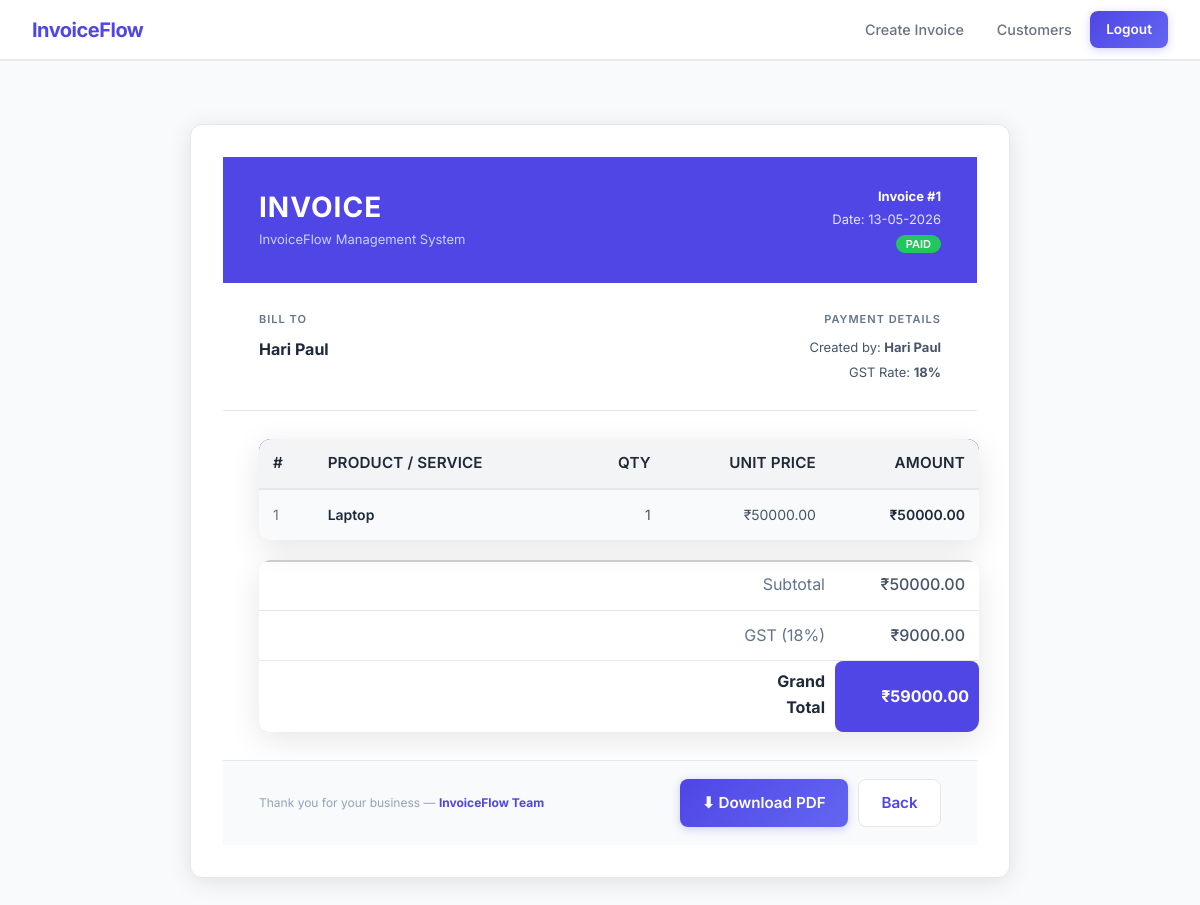
Before: /invoice/1 (signed in) with the older database file.
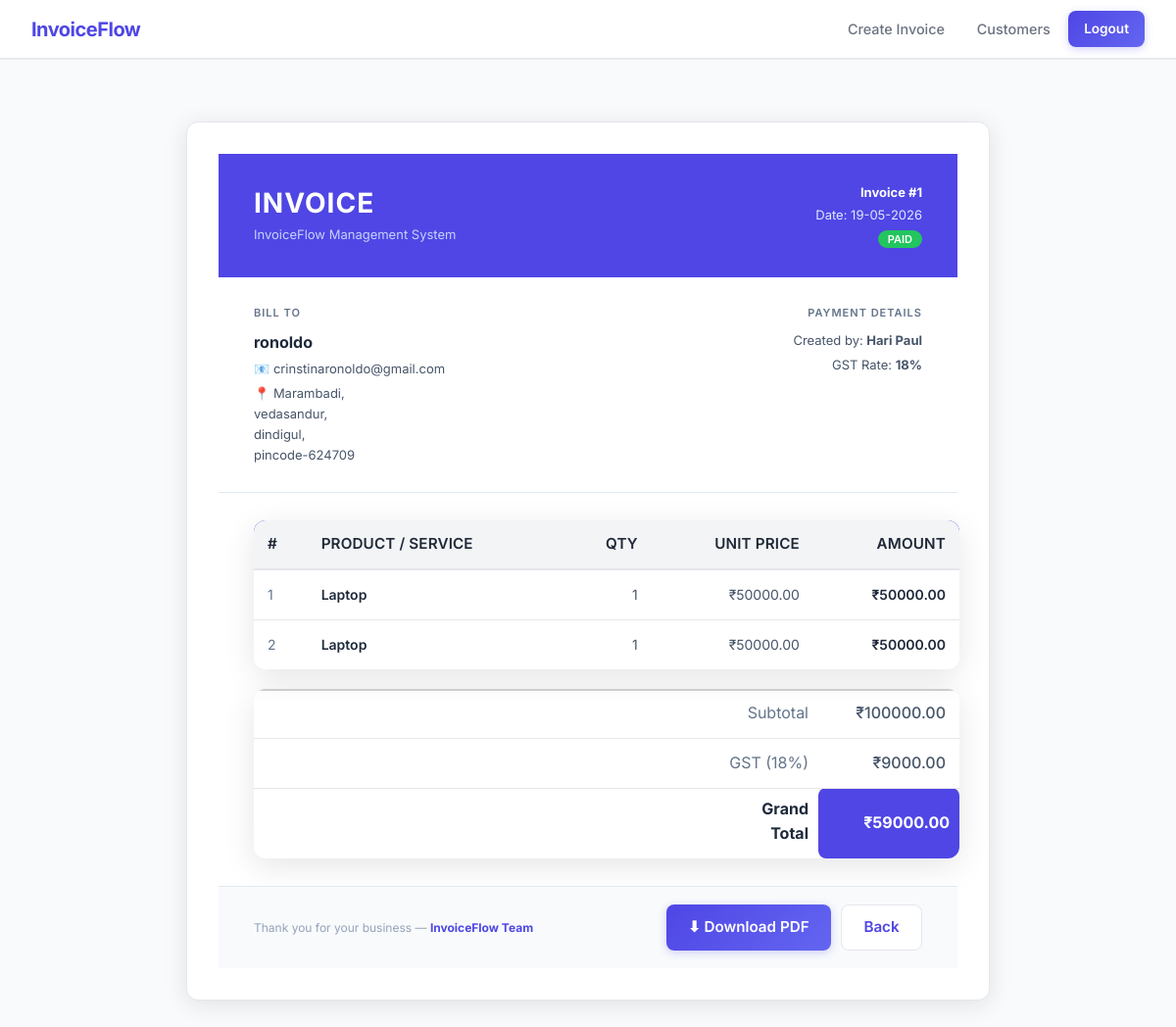
After: the same page with the newer database file.
### tables this page shows
CREATE TABLE invoices (
            id INTEGER PRIMARY KEY AUTOINCREMENT,
            customer_id INTEGER,
            product_id INTEGER,
            customer TEXT NOT NULL,
            product TEXT NOT NULL,
            quantity INTEGER NOT NULL,
            price REAL NOT NULL,
            total REAL NOT NULL,
            date TEXT NOT NULL,
            created_by TEXT, customer_email TEXT DEFAULT "", customer_address TEXT DEFAULT "", gst_rate REAL DEFAULT 0.18, gst_amount REAL DEFAULT 0, last_updated TEXT DEFAULT '',
            FOREIGN KEY (customer_id) REFERENCES users (id),
            FOREIGN KEY (product_id) REFERENCES products (id)
        );

CREATE TABLE invoice_items (
            id         INTEGER PRIMARY KEY AUTOINCREMENT,
            invoice_id INTEGER NOT NULL,
            product_id INTEGER,
            product    TEXT NOT NULL,
            quantity   INTEGER NOT NULL,
            price      REAL NOT NULL,
            gst_rate   REAL NOT NULL DEFAULT 0.18,
            line_total REAL NOT NULL,
            FOREIGN KEY(invoice_id) REFERENCES invoices(id) ON DELETE CASCADE
        );

### app.py (the view, shortened to what this page needs)
@app.route('/invoice/<int:invoice_id>')
def view_invoice(invoice_id):
    if not session.get('username'):
        return redirect(url_for('home'))
    conn = get_db_connection()
    invoice = conn.execute('SELECT * FROM invoices WHERE id = ?', (invoice_id,)).fetchone()
    items = conn.execute(
        'SELECT * FROM invoice_items WHERE invoice_id = ? ORDER BY id', (invoice_id,)
    ).fetchall()
    conn.close()
    return render_template('invoice.html', invoice=dict(invoice), items=[dict(r) for r in items])

### app.py (called while the page is built)
def get_db_connection():
    connection = sqlite3.connect(DATABASE)
    connection.row_factory = sqlite3.Row
    return connection

### templates/invoice.html (shortened to what the changed rows need)
{% extends "base.html" %}
{% block content %}
{% set subtotal = items | sum(attribute='line_total') if items else (invoice['quantity'] * invoice['price']) %}
{% set gst_rate = invoice['gst_rate'] if invoice['gst_rate'] else 0.18 %}
{% set gst_amount = invoice['gst_amount'] if invoice['gst_amount'] else subtotal * gst_rate %}
{% set grand_total = invoice['total'] %}
<div class="invoice-container" style="max-width:820px;margin:2rem auto;background:#fff;border-radius:12px;box-shadow:0 4px 24px rgba(0,0,0,.10);overflow:hidden;">
    <div style="background:#4f46e5;padding:28px 36px;display:flex;justify-content:space-between;align-items:center;">
        <div>
            <h1 style="margin:0;color:#fff;font-size:28px;letter-spacing:1px;">INVOICE</h1>
        </div>
        <div style="text-align:right;color:#e0e7ff;font-size:13px;line-height:1.8;">
            <div><strong style="color:#fff;">Invoice #{{ invoice['id'] }}</strong></div>
            <div>Date: {{ invoice['date'] }}</div>
            <div><span style="background:#22c55e;color:#fff;padding:2px 10px;border-radius:999px;font-size:11px;font-weight:600;">PAID</span></div>
        </div>
    </div>
    <div style="display:grid;grid-template-columns:1fr 1fr;gap:24px;padding:28px 36px;border-bottom:1px solid #e2e8f0;">
        <div>
            <p style="margin:0 0 8px;font-size:11px;text-transform:uppercase;letter-spacing:1px;color:#64748b;font-weight:600;">Bill To</p>
            <p style="margin:0 0 4px;font-size:16px;font-weight:700;color:#1e293b;">{{ invoice['customer'] }}</p>
            {% if invoice['customer_email'] %}
            <p style="margin:0 0 4px;font-size:13px;color:#475569;">📧 {{ invoice['customer_email'] }}</p>
            {% endif %}
            {% if invoice['customer_address'] %}
            <p style="margin:0;font-size:13px;color:#475569;white-space:pre-line;">📍 {{ invoice['customer_address'] }}</p>
            {% endif %}
        </div>
        <div style="text-align:right;">
            <p style="margin:0 0 4px;font-size:13px;color:#475569;">Created by: <strong>{{ invoice['created_by'] or 'System' }}</strong></p>
            <p style="margin:0;font-size:13px;color:#475569;">GST Rate: <strong>{{ (gst_rate * 100)|int }}%</strong></p>
        </div>
    </div>
    <div style="padding:28px 36px 0;">
        <table style="width:100%;border-collapse:collapse;font-size:14px;">
            <thead>
                <tr style="background:#4f46e5;color:#fff;">
                    <th style="padding:12px 14px;text-align:left;border-radius:6px 0 0 0;">#</th>
                    <th style="padding:12px 14px;text-align:left;">Product / Service</th>
                    <th style="padding:12px 14px;text-align:right;">Qty</th>
                    <th style="padding:12px 14px;text-align:right;">Unit Price</th>
                    <th style="padding:12px 14px;text-align:right;border-radius:0 6px 0 0;">Amount</th>
                </tr>
            </thead>
            <tbody>
                {% if items %}
                    {% for item in items %}
                    <tr class="{% if loop.index is odd %}inv-row-odd{% else %}inv-row-even{% endif %}">
                        <td style="padding:14px;color:#64748b;">{{ loop.index }}</td>
                        <td style="padding:14px;font-weight:600;color:#1e293b;">{{ item['product'] }}</td>
                        <td style="padding:14px;text-align:right;color:#475569;">{{ item['quantity'] }}</td>
                        <td style="padding:14px;text-align:right;color:#475569;">₹{{ "%.2f"|format(item['price']) }}</td>
                        <td style="padding:14px;text-align:right;font-weight:600;color:#1e293b;">₹{{ "%.2f"|format(item['line_total']) }}</td>
                    </tr>
                    {% endfor %}
                {% else %}
                    <tr style="background:#f8fafc;">
                        <td style="padding:14px;color:#64748b;">1</td>
                        <td style="padding:14px;font-weight:600;color:#1e293b;">{{ invoice['product'] }}</td>
                        <td style="padding:14px;text-align:right;color:#475569;">{{ invoice['quantity'] }}</td>
                        <td style="padding:14px;text-align:right;color:#475569;">₹{{ "%.2f"|format(invoice['price']) }}</td>
                        <td style="padding:14px;text-align:right;font-weight:600;color:#1e293b;">₹{{ "%.2f"|format(subtotal) }}</td>
                    </tr>
                {% endif %}
            </tbody>
        </table>
    </div>
    <div style="padding:0 36px 28px;">
        <table style="width:100%; margin-top:20px; border-collapse:collapse;">
            <tr style="border-top:2px solid #ccc;">
                <td style="width:10%;"></td>
                <td style="width:40%;"></td>
                <td style="width:15%;"></td>
                <td style="width:15%; text-align:right; padding-right:10px; color:#64748b; padding-top:10px;">
                    Subtotal
                </td>
                <td style="width:20%; text-align:right; color:#475569; font-weight:500; padding-top:10px; padding-right:14px;">
                    ₹{{ "%.2f"|format(subtotal) }}
                </td>
            </tr>
            <tr>
                <td></td>
                <td></td>
                <td></td>
                <td style="text-align:right; padding-right:10px; color:#64748b; padding-top:4px; padding-bottom:4px;">
                    GST ({{ (gst_rate * 100)|int }}%)
                </td>
                <td style="text-align:right; color:#475569; font-weight:500; padding-right:14px;">
                    ₹{{ "%.2f"|format(gst_amount) }}
                </td>
            </tr>
            <tr>
                <td></td>
                <td></td>
                <td></td>
                <td style="text-align:right; font-weight:bold; padding-right:10px; color:#1e293b; padding-top:8px;">
                    Grand Total
                </td>
                <td style="text-align:right; font-weight:bold;
                           background:#4f46e5; color:white;
                           padding:10px; border-radius:8px;">
                    ₹{{ "%.2f"|format(grand_total) }}
                </td>
            </tr>
        </table>
    </div>
</div>
{% endblock %}

Changed rows visible on the page:
changed invoices "Hari Paul": date "13-05-2026" → "19-05-2026"; customer "Hari Paul" → "ronoldo"; customer_email (not shown) → "crinstinaronoldo@gmail.com"; customer_address (not shown) → "Marambadi, vedasandur, dindigul, pincode-624709"; gst_amount (not shown) → "9000.00"; product "Laptop" → (not shown); quantity "1" → (not shown); price "50000.00" → (not shown)
added invoice_items: product "Laptop", quantity "1", price "50000.00", line_total "50000.00"
added invoice_items: product "Laptop", quantity "1", price "50000.00", line_total "50000.00"
Other visible differences:
{{ "%.2f"|format(subtotal) }}: "50000.00" → "100000.00"
{{ "%.2f"|format(subtotal) }}: "50000.00" → (not shown)
{{ "%.2f"|format(gst_amount) }}: "9000.00" → (not shown)
text no longer shown: "1 ₹ ₹"
